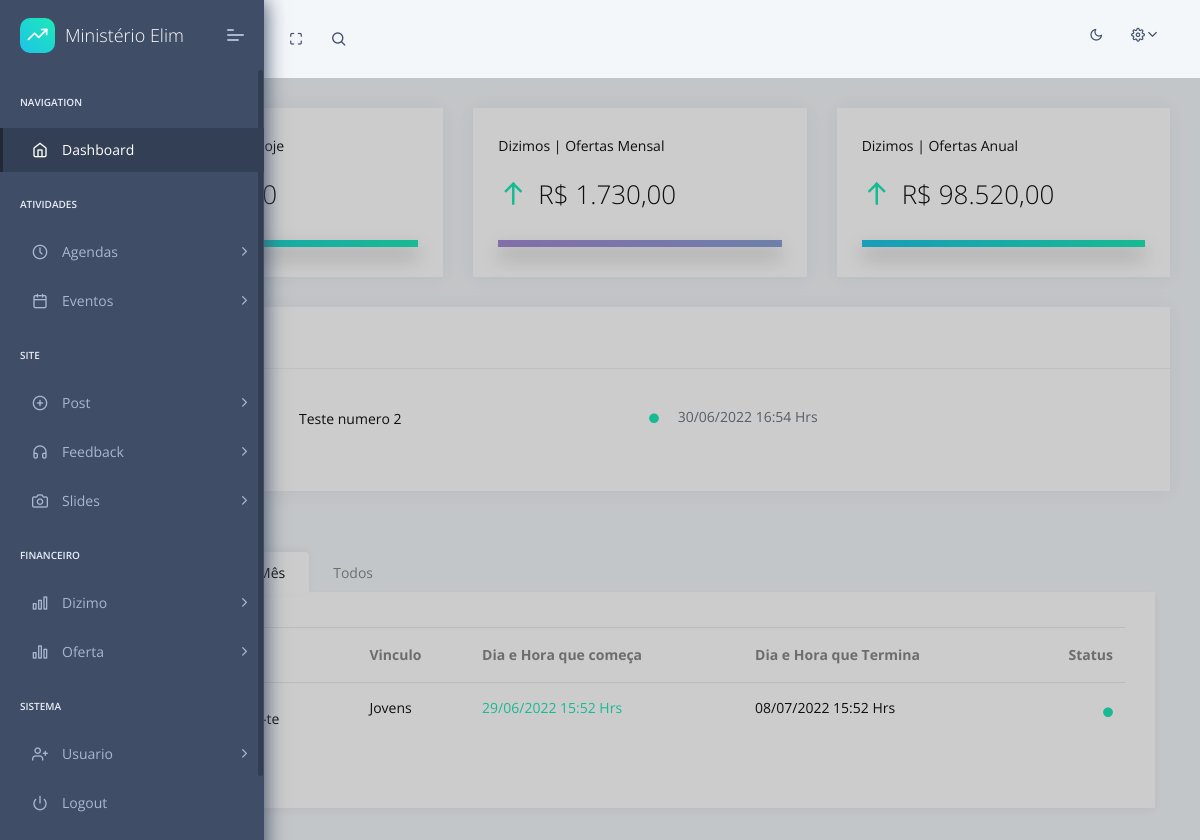
The page /dashboard/ (signed in) on the database its author committed.
### core/models.py (models this page shows, shortened)
class Agenda(models.Model):
    id = models.AutoField(primary_key=True)
    name = models.CharField(max_length=100)
    data_start = models.DateTimeField(verbose_name="Dia marcado")
    def get_data_agenda(self):
        return self.data_start.strftime('%d/%m/%Y %H:%M Hrs')
    def agenda_ativa(self):
        mes_now =  datetime.now().strftime('%d/%m/%Y %H:%M Hrs').split(" ")[0].split("/")[1]
        mes_start =  self.data_start.strftime('%d/%m/%Y %H:%M Hrs').split(" ")[0].split("/")[1]
        ano_now =  datetime.now().strftime('%d/%m/%Y %H:%M Hrs').split(" ")[0].split("/")[2]
        ano_start =  self.data_start.strftime('%d/%m/%Y %H:%M Hrs').split(" ")[0].split("/")[2]
        if ano_start == ano_now:
            if mes_start == mes_now:
                if self.data_start.strftime('%d/%m/%Y %H:%M Hrs') > datetime.now().strftime('%d/%m/%Y %H:%M Hrs'):
                    return True
            return False
        return False

class Evento(models.Model):
    id = models.AutoField(primary_key=True)
    name = models.CharField(max_length=100)
    image = models.ImageField(upload_to = 'eventos/',help_text="Size: 1920x570",blank=True)
    vinculo = models.CharField(max_length=70,blank=True)
    data_start = models.DateTimeField()
    data_end = models.DateTimeField()
    def get_data_start_evento(self):
        return self.data_start.strftime('%d/%m/%Y %H:%M Hrs')
    def get_data_end_evento(self):
        return self.data_end.strftime('%d/%m/%Y %H:%M Hrs')
    def evento_ativo_hoje(self):
        now = datetime.now().strftime('%d/%m/%Y %H:%M Hrs').split(' ')[0]
        hoje_end = self.data_end.strftime('%d/%m/%Y %H:%M Hrs').split(' ')[0]
        hoje_start = self.data_start.strftime('%d/%m/%Y %H:%M Hrs').split(' ')[0]
        if hoje_start  ==  now:
            if hoje_end == now:
                now = datetime.now().strftime('%d/%m/%Y %H:%M Hrs').split(' ')[1]
                hoje_horario_end = self.data_end.strftime('%d/%m/%Y %H:%M Hrs').split(' ')[1]
                if hoje_horario_end > now:
                    return True
    def evento_ativo_mes(self):
        now_mes = datetime.now().strftime('%d/%m/%Y %H:%M Hrs').split(' ')[0].split('/')[1]
        now_ano = datetime.now().strftime('%d/%m/%Y %H:%M Hrs').split(' ')[0].split('/')[2]
        now_dia = datetime.now().strftime('%d/%m/%Y %H:%M Hrs').split(' ')[0].split('/')[0]
        mes_start = self.data_start.strftime('%d/%m/%Y %H:%M Hrs').split(' ')[0].split('/')[1]
        ano_start = self.data_start.strftime('%d/%m/%Y %H:%M Hrs').split(' ')[0].split('/')[2]
        dia_start = self.data_start.strftime('%d/%m/%Y %H:%M Hrs').split(' ')[0].split('/')[0]
        dia_end = self.data_end.strftime('%d/%m/%Y %H:%M Hrs').split(' ')[0].split('/')[0]
        if mes_start  ==  now_mes:
            if ano_start == now_ano:
                if dia_start >= now_dia or dia_end >= now_dia: return True
                else: return False
            else: return False
        else: return False
    def evento_ativo_ano(self):
        now_ano = datetime.now().strftime('%d/%m/%Y %H:%M Hrs').split(' ')[0].split('/')[2]
        ano_start = self.data_start.strftime('%d/%m/%Y %H:%M Hrs').split(' ')[0].split('/')[2]
        if ano_start == now_ano: return True
        else: return False

### dashboard/home/views.py (the view)
# urls.py: path('', views.index, name='home'),
@login_required(login_url="/dashboard/login/")
def index(request):
    user = request.user
    admin = user.is_superuser
    agenda = Agenda.objects.all()
    eventos = Evento.objects.all()
    dizimo = Dizimo.objects.all().values()
    oferta = Oferta.objects.all().values()
    soma_dizimo = 0
    soma_oferta = 0
    for i in range(len(dizimo)): soma_dizimo += dizimo[i]["value"]
    for i in range(len(oferta)): soma_oferta += oferta[i]["value"]
    data_agora = str(
        datetime.now().strftime('%d/%m/%Y %H:%M Hrs')
    )
    data = oferta[0]['data'].strftime('%d/%m/%Y %H:%M Hrs')
    mes = data.split('/')[1] ==  data_agora.split('/')[1]
    soma_hoje = 0
    soma_mes = 0
    soma_ano = 0
    for i in range(len(oferta)):
        data_oferta = oferta[i]['data'].strftime('%d/%m/%Y %H:%M Hrs')
        hoje = data_oferta.split(' ')[0] == data_agora.split(' ')[0]
        mes = data_oferta.split('/')[1] ==  data_agora.split('/')[1]
        data_ano = oferta[i]['data'].strftime('%d/%m/%Y').split("/")[2]
        data_ano_agora =  str(
            datetime.now().strftime('%d/%m/%Y')
        ).split('/')[2]
        ano = data_ano ==  data_ano_agora
        if hoje: soma_hoje += oferta[i]['value']
        if mes: soma_mes += oferta[i]['value']
        if ano: soma_ano += oferta[i]['value']
    for i in range(len(dizimo)):
        data_dizimo= dizimo[i]['data'].strftime('%d/%m/%Y %H:%M Hrs')
        hoje = data_dizimo.split(' ')[0] == data_agora.split(' ')[0]
        mes = data_dizimo.split('/')[1] ==  data_agora.split('/')[1]
        data_ano = dizimo[i]['data'].strftime('%d/%m/%Y').split("/")[2]
        data_ano_agora =  str(
            datetime.now().strftime('%d/%m/%Y')
        ).split('/')[2]
        ano = data_ano ==  data_ano_agora
        if hoje: soma_hoje += dizimo[i]['value']
        if mes: soma_mes += dizimo[i]['value']
        if ano: soma_ano += dizimo[i]['value']
    valorRealHoje = f'{soma_hoje:_.2f}'
    valorRealHoje = valorRealHoje.replace('.',',').replace('_','.')
    valorRealMes = f'{soma_mes:_.2f}'
    valorRealMes = valorRealMes.replace('.',',').replace('_','.')
    valorRealAno = f'{soma_ano:_.2f}'
    valorRealAno = valorRealAno.replace('.',',').replace('_','.')
    context = {
        'segment':'index',
        'agenda': agenda,
        'eventos': eventos,
        'hoje':valorRealHoje,
        'mes':valorRealMes,
        'ano': valorRealAno,
        'username':user,
        'admin': admin,
    }
    return render(request,'home/index.html',context)

### templates/home/index.html (shortened to what this page needs)
{% extends "layouts/base.html" %}
{% block content %}
    <div class="pcoded-content">
        <div class="pcoded-inner-content">
            <div class="main-body">
                <div class="page-wrapper">
                    <div class="row">
                        <div class="col-md-6 col-xl-4">
                            <div class="card daily-sales">
                                <div class="card-block">
                                    <h6 class="mb-4">Dizimos | Ofertas Hoje</h6>
                                    <div class="row d-flex align-items-center">
                                        <div class="col-9">
                                            <h3 class="f-w-300 d-flex align-items-center m-b-0">R$ {{hoje}}</h3>
                                        </div>
                                    </div>
                                    <div class="progress m-t-30" style="height: 7px;">
                                        <div class="progress-bar progress-c-theme" role="progressbar" style="width: 100%;" aria-valuenow="50" aria-valuemin="0" aria-valuemax="100"></div>
                                    </div>
                                </div>
                            </div>
                        </div>
                        <div class="col-md-6 col-xl-4">
                            <div class="card Monthly-sales">
                                <div class="card-block">
                                    <h6 class="mb-4">Dizimos | Ofertas Mensal</h6>
                                    <div class="row d-flex align-items-center">
                                        <div class="col-9">
                                            <h3 class="f-w-300 d-flex align-items-center  m-b-0"><i class="feather icon-arrow-up text-c-green f-30 m-r-10"></i>R$ {{mes}}</h3>
                                        </div>
                                    </div>
                                    <div class="progress m-t-30" style="height: 7px;">
                                        <div class="progress-bar progress-c-theme2" role="progressbar" style="width: 100%;" aria-valuenow="35" aria-valuemin="0" aria-valuemax="100"></div>
                                    </div>
                                </div>
                            </div>
                        </div>
                        <div class="col-md-12 col-xl-4">
                            <div class="card yearly-sales">
                                <div class="card-block">
                                    <h6 class="mb-4">Dizimos | Ofertas Anual</h6>
                                    <div class="row d-flex align-items-center">
                                        <div class="col-9">
                                            <h3 class="f-w-300 d-flex align-items-center  m-b-0"><i class="feather icon-arrow-up text-c-green f-30 m-r-10"></i>R$ {{ano}}</h3>
                                        </div>
                                    </div>
                                    <div class="progress m-t-30" style="height: 7px;">
                                        <div class="progress-bar progress-c-theme" role="progressbar" style="width: 100%;" aria-valuenow="70" aria-valuemin="0" aria-valuemax="100"></div>
                                    </div>
                                </div>
                            </div>
                        </div>
                        <div class="col-xl-12 col-md-8">
                            <div class="card Recent-Users">
                                <div class="card-header">
                                    <h5>Agendas Ativas</h5>
                                </div>
                                <div class="card-block px-0 py-3">
                                    <div class="table-responsive">
                                        <table class="table table-hover">
                                            <tbody>
                                                {% for ag in agenda %}
                                                    {% if ag.agenda_ativa%}
                                                        <tr class="unread">
                                                            <td><img class="rounded-circle" style="width:40px;" src="/static/assets/images/user/avatar-1.jpg" alt="activity-user"></td>
                                                            <td>
                                                                <h6 class="mb-1">{{ ag.name }}</h6>
                                                            </td>
                                                            <td>
                                                                <h6 class="text-muted"><i class="fas fa-circle text-c-green f-10 m-r-15"></i>
                                                                    {{ag.get_data_agenda}}
                                                                </h6>
                                                            </td>
                                                        </tr>
                                                    {% endif %}
                                                {% endfor %}
                                            </tbody>
                                        </table>
                                    </div>
                                </div>
                            </div>
                        </div>
                            </div>
                        </div>
                        <div class="card-block">
                            <div class="row d-flex align-items-center">
                                <div class="col-auto">
                               </div>
                                <div class="col">
                                    <span class="d-block text-uppercase">Eventos</span>
                                </div>
                            </div>
                        </div>
                        <div class="col-xl-12 col-md-12 m-b-30">
                            <ul class="nav nav-tabs" id="myTab" role="tablist">
                                <li class="nav-item">
                                    <a class="nav-link" id="home-tab" data-toggle="tab" href="#home" role="tab" aria-controls="home" aria-selected="false">Hoje</a>
                                </li>
                                <li class="nav-item">
                                    <a class="nav-link active show" id="profile-tab" data-toggle="tab" href="#profile" role="tab" aria-controls="profile" aria-selected="true">Este Mês</a>
                                </li>
                                <li class="nav-item">
                                    <a class="nav-link" id="contact-tab" data-toggle="tab" href="#contact" role="tab" aria-controls="contact" aria-selected="false">Todos</a>
                                </li>
                            </ul>
                            <div class="tab-content" id="myTabContent">
                                <div class="tab-pane fade active show" id="profile" role="tabpanel" aria-labelledby="profile-tab">
                                    <table class="table table-hover" >
                                        <thead>
                                            <tr>
                                                <th>Image - Nome</th>
                                                <th>Vinculo</th>
                                                <th>Dia e Hora que começa</th>
                                                <th>Dia e Hora que Termina</th>
                                                <th class="text-right">Status</th>
                                            </tr>
                                        </thead>
                                        <tbody>
                                            {% for event in eventos %}
                                                {% if event.evento_ativo_mes %}
                                                    <tr>
                                                        <td>
                                                            <h6 class="m-0"><img class="rounded-circle m-r-10" style="width:40px;" src="/static/assets/images/user/avatar-1.jpg" alt="activity-user">{{ event.name }}</h6>
                                                        </td>
                                                        <td>
                                                            <h6 class="m-0">{{ event.vinculo }}</h6>
                                                        </td>
                                                        <td>
                                                            <h6 class="m-0 text-c-green">{{ event.get_data_start_evento }}</h6>
                                                        </td>
                                                        <td>
                                                            <h6 class="m-0 text-c-black">{{ event.get_data_end_evento }}</h6>
                                                        </td>
                                                        <td class="text-right"><i class="fas fa-circle text-c-green f-10"></i></td>
                                                    </tr>
                                                {% endif %}
                                            {% endfor %}
                                        </tbody>
                                    </table>
                                </div>
                            </div>
                        </div>
                    </div>
                </div>
            </div>
        </div>
    </div>
{% endblock content %}

### rows shown on the page
Agenda: name "Teste numero 2", get_data_agenda "30/06/2022 16:54 Hrs"
Evento: vinculo "Jovens", get_data_start_evento "29/06/2022 15:52 Hrs", get_data_end_evento "08/07/2022 15:52 Hrs"

### other values the page prints
{{ mes }} "1.730,00"
{{ ano }} "98.520,00"
